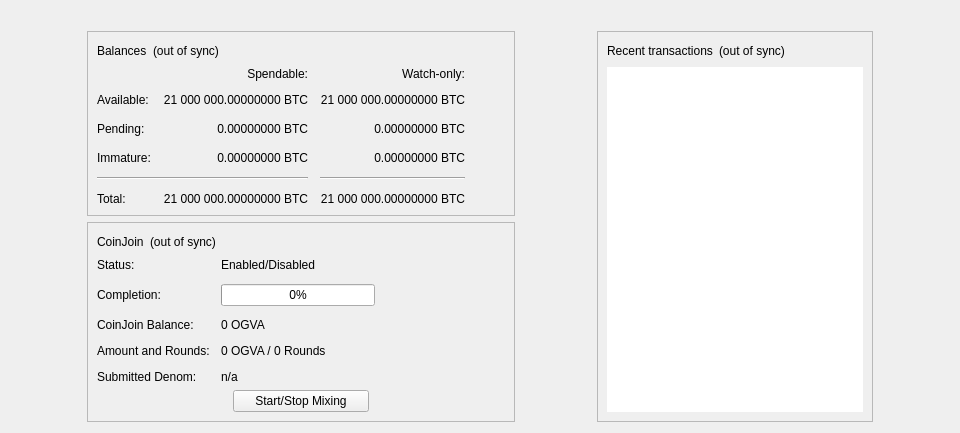
<?xml version="1.0" encoding="UTF-8"?>
<ui version="4.0">
 <class>OverviewPage</class>
 <widget class="QWidget" name="OverviewPage">
  <property name="geometry">
   <rect>
    <x>0</x>
    <y>0</y>
    <width>798</width>
    <height>318</height>
   </rect>
  </property>
  <property name="minimumSize">
   <size>
    <width>960</width>
    <height>0</height>
   </size>
  </property>
  <property name="windowTitle">
   <string>Form</string>
  </property>
  <layout class="QVBoxLayout" name="topLayout">
   <item>
    <widget class="QLabel" name="labelAlerts">
     <property name="visible">
      <bool>false</bool>
     </property>
     <property name="wordWrap">
      <bool>true</bool>
     </property>
     <property name="margin">
      <number>3</number>
     </property>
     <property name="textInteractionFlags">
      <set>Qt::TextSelectableByMouse</set>
     </property>
    </widget>
   </item>
   <item>
    <layout class="QHBoxLayout" name="horizontalLayout" stretch="1,0,1,0,1">
     <item>
      <spacer name="horizontalSpacerLeft">
       <property name="orientation">
        <enum>Qt::Horizontal</enum>
       </property>
       <property name="sizeType">
        <enum>QSizePolicy::Preferred</enum>
       </property>
       <property name="sizeHint" stdset="0">
        <size>
         <width>10</width>
         <height>20</height>
        </size>
       </property>
      </spacer>
     </item>
     <item>
      <layout class="QVBoxLayout" name="verticalLayout_2">
       <item>
        <widget class="QFrame" name="frame">
         <property name="frameShape">
          <enum>QFrame::StyledPanel</enum>
         </property>
         <property name="frameShadow">
          <enum>QFrame::Raised</enum>
         </property>
         <layout class="QVBoxLayout" name="verticalLayout_4">
          <item>
           <layout class="QHBoxLayout" name="horizontalLayout_4">
            <item>
             <widget class="QLabel" name="label_5">
              <property name="text">
               <string>Balances</string>
              </property>
             </widget>
            </item>
            <item>
             <widget class="QLabel" name="labelWalletStatus">
              <property name="toolTip">
               <string>The displayed information may be out of date. Your wallet automatically synchronizes with the Ogva network after a connection is established, but this process has not completed yet.</string>
              </property>
              <property name="text">
               <string notr="true">(out of sync)</string>
              </property>
              <property name="alignment">
               <set>Qt::AlignLeading|Qt::AlignLeft|Qt::AlignVCenter</set>
              </property>
             </widget>
            </item>
            <item>
             <spacer name="horizontalSpacer_3">
              <property name="orientation">
               <enum>Qt::Horizontal</enum>
              </property>
              <property name="sizeHint" stdset="0">
               <size>
                <width>40</width>
                <height>20</height>
               </size>
              </property>
             </spacer>
            </item>
           </layout>
          </item>
          <item>
           <layout class="QGridLayout" name="gridLayout">
            <property name="spacing">
             <number>12</number>
            </property>
            <item row="2" column="2">
             <widget class="QLabel" name="labelWatchPending">
              <property name="cursor">
               <cursorShape>IBeamCursor</cursorShape>
              </property>
              <property name="toolTip">
               <string>Unconfirmed transactions to watch-only addresses</string>
              </property>
              <property name="text">
               <string notr="true">0.00000000 BTC</string>
              </property>
              <property name="alignment">
               <set>Qt::AlignRight|Qt::AlignTrailing|Qt::AlignVCenter</set>
              </property>
              <property name="textInteractionFlags">
               <set>Qt::LinksAccessibleByMouse|Qt::TextSelectableByKeyboard|Qt::TextSelectableByMouse</set>
              </property>
             </widget>
            </item>
            <item row="2" column="1">
             <widget class="QLabel" name="labelUnconfirmed">
              <property name="cursor">
               <cursorShape>IBeamCursor</cursorShape>
              </property>
              <property name="toolTip">
               <string>Total of transactions that have yet to be confirmed, and do not yet count toward the spendable balance</string>
              </property>
              <property name="text">
               <string notr="true">0.00000000 BTC</string>
              </property>
              <property name="alignment">
               <set>Qt::AlignRight|Qt::AlignTrailing|Qt::AlignVCenter</set>
              </property>
              <property name="textInteractionFlags">
               <set>Qt::LinksAccessibleByMouse|Qt::TextSelectableByKeyboard|Qt::TextSelectableByMouse</set>
              </property>
             </widget>
            </item>
            <item row="3" column="2">
             <widget class="QLabel" name="labelWatchImmature">
              <property name="cursor">
               <cursorShape>IBeamCursor</cursorShape>
              </property>
              <property name="toolTip">
               <string>Mined balance in watch-only addresses that has not yet matured</string>
              </property>
              <property name="text">
               <string notr="true">0.00000000 BTC</string>
              </property>
              <property name="alignment">
               <set>Qt::AlignRight|Qt::AlignTrailing|Qt::AlignVCenter</set>
              </property>
              <property name="textInteractionFlags">
               <set>Qt::LinksAccessibleByMouse|Qt::TextSelectableByKeyboard|Qt::TextSelectableByMouse</set>
              </property>
             </widget>
            </item>
            <item row="4" column="0" colspan="2">
             <widget class="Line" name="lineSpendableBalance">
              <property name="orientation">
               <enum>Qt::Horizontal</enum>
              </property>
             </widget>
            </item>
            <item row="4" column="2">
             <widget class="Line" name="lineWatchBalance">
              <property name="sizePolicy">
               <sizepolicy hsizetype="Preferred" vsizetype="Fixed">
                <horstretch>0</horstretch>
                <verstretch>0</verstretch>
               </sizepolicy>
              </property>
              <property name="minimumSize">
               <size>
                <width>140</width>
                <height>0</height>
               </size>
              </property>
              <property name="orientation">
               <enum>Qt::Horizontal</enum>
              </property>
             </widget>
            </item>
            <item row="5" column="0">
             <widget class="QLabel" name="labelTotalText">
              <property name="text">
               <string>Total:</string>
              </property>
             </widget>
            </item>
            <item row="3" column="1">
             <widget class="QLabel" name="labelImmature">
              <property name="cursor">
               <cursorShape>IBeamCursor</cursorShape>
              </property>
              <property name="toolTip">
               <string>Mined balance that has not yet matured</string>
              </property>
              <property name="text">
               <string notr="true">0.00000000 BTC</string>
              </property>
              <property name="alignment">
               <set>Qt::AlignRight|Qt::AlignTrailing|Qt::AlignVCenter</set>
              </property>
              <property name="textInteractionFlags">
               <set>Qt::LinksAccessibleByMouse|Qt::TextSelectableByKeyboard|Qt::TextSelectableByMouse</set>
              </property>
             </widget>
            </item>
            <item row="2" column="3">
             <spacer name="horizontalSpacer_2">
              <property name="orientation">
               <enum>Qt::Horizontal</enum>
              </property>
              <property name="sizeHint" stdset="0">
               <size>
                <width>40</width>
                <height>20</height>
               </size>
              </property>
             </spacer>
            </item>
            <item row="3" column="0">
             <widget class="QLabel" name="labelImmatureText">
              <property name="text">
               <string>Immature:</string>
              </property>
             </widget>
            </item>
            <item row="5" column="1">
             <widget class="QLabel" name="labelTotal">
              <property name="cursor">
               <cursorShape>IBeamCursor</cursorShape>
              </property>
              <property name="toolTip">
               <string>Your current total balance</string>
              </property>
              <property name="text">
               <string notr="true">21 000 000.00000000 BTC</string>
              </property>
              <property name="alignment">
               <set>Qt::AlignRight|Qt::AlignTrailing|Qt::AlignVCenter</set>
              </property>
              <property name="textInteractionFlags">
               <set>Qt::LinksAccessibleByMouse|Qt::TextSelectableByKeyboard|Qt::TextSelectableByMouse</set>
              </property>
             </widget>
            </item>
            <item row="5" column="2">
             <widget class="QLabel" name="labelWatchTotal">
              <property name="cursor">
               <cursorShape>IBeamCursor</cursorShape>
              </property>
              <property name="toolTip">
               <string>Current total balance in watch-only addresses</string>
              </property>
              <property name="text">
               <string notr="true">21 000 000.00000000 BTC</string>
              </property>
              <property name="alignment">
               <set>Qt::AlignRight|Qt::AlignTrailing|Qt::AlignVCenter</set>
              </property>
              <property name="textInteractionFlags">
               <set>Qt::LinksAccessibleByMouse|Qt::TextSelectableByKeyboard|Qt::TextSelectableByMouse</set>
              </property>
             </widget>
            </item>
            <item row="0" column="2">
             <widget class="QLabel" name="labelWatchonly">
              <property name="text">
               <string>Watch-only:</string>
              </property>
              <property name="alignment">
               <set>Qt::AlignRight|Qt::AlignTrailing|Qt::AlignVCenter</set>
              </property>
             </widget>
            </item>
            <item row="1" column="0">
             <widget class="QLabel" name="labelBalanceText">
              <property name="text">
               <string>Available:</string>
              </property>
             </widget>
            </item>
            <item row="1" column="1">
             <widget class="QLabel" name="labelBalance">
              <property name="cursor">
               <cursorShape>IBeamCursor</cursorShape>
              </property>
              <property name="toolTip">
               <string>Your current spendable balance</string>
              </property>
              <property name="text">
               <string notr="true">21 000 000.00000000 BTC</string>
              </property>
              <property name="alignment">
               <set>Qt::AlignRight|Qt::AlignTrailing|Qt::AlignVCenter</set>
              </property>
              <property name="textInteractionFlags">
               <set>Qt::LinksAccessibleByMouse|Qt::TextSelectableByKeyboard|Qt::TextSelectableByMouse</set>
              </property>
             </widget>
            </item>
            <item row="1" column="2">
             <widget class="QLabel" name="labelWatchAvailable">
              <property name="cursor">
               <cursorShape>IBeamCursor</cursorShape>
              </property>
              <property name="toolTip">
               <string>Your current balance in watch-only addresses</string>
              </property>
              <property name="text">
               <string notr="true">21 000 000.00000000 BTC</string>
              </property>
              <property name="alignment">
               <set>Qt::AlignRight|Qt::AlignTrailing|Qt::AlignVCenter</set>
              </property>
              <property name="textInteractionFlags">
               <set>Qt::LinksAccessibleByMouse|Qt::TextSelectableByKeyboard|Qt::TextSelectableByMouse</set>
              </property>
             </widget>
            </item>
            <item row="2" column="0">
             <widget class="QLabel" name="labelPendingText">
              <property name="text">
               <string>Pending:</string>
              </property>
             </widget>
            </item>
            <item row="0" column="1">
             <widget class="QLabel" name="labelSpendable">
              <property name="text">
               <string>Spendable:</string>
              </property>
              <property name="alignment">
               <set>Qt::AlignRight|Qt::AlignTrailing|Qt::AlignVCenter</set>
              </property>
             </widget>
            </item>
           </layout>
          </item>
         </layout>
        </widget>
       </item>
       <item>
        <widget class="QFrame" name="frameCoinJoin">
         <property name="layoutDirection">
          <enum>Qt::LeftToRight</enum>
         </property>
         <property name="frameShape">
          <enum>QFrame::StyledPanel</enum>
         </property>
         <property name="frameShadow">
          <enum>QFrame::Raised</enum>
         </property>
         <layout class="QVBoxLayout" name="VerticalLayout_PS1">
          <item>
           <layout class="QHBoxLayout" name="horizontalLayout_5">
            <item>
             <widget class="QLabel" name="labelCoinJoinHeader">
              <property name="text">
               <string notr="true">CoinJoin</string>
              </property>
             </widget>
            </item>
            <item>
             <widget class="QLabel" name="labelCoinJoinSyncStatus">
              <property name="toolTip">
               <string>The displayed information may be out of date. Your wallet automatically synchronizes with the Ogva network after a connection is established, but this process has not completed yet.</string>
              </property>
              <property name="text">
               <string notr="true">(out of sync)</string>
              </property>
              <property name="alignment">
               <set>Qt::AlignLeading|Qt::AlignLeft|Qt::AlignVCenter</set>
              </property>
             </widget>
            </item>
            <item>
             <spacer name="horizontalSpacer_4">
              <property name="orientation">
               <enum>Qt::Horizontal</enum>
              </property>
              <property name="sizeHint" stdset="0">
               <size>
                <width>40</width>
                <height>20</height>
               </size>
              </property>
             </spacer>
            </item>
           </layout>
          </item>
          <item>
           <layout class="QFormLayout" name="coinJoinFormLayout">
            <property name="fieldGrowthPolicy">
             <enum>QFormLayout::AllNonFixedFieldsGrow</enum>
            </property>
            <property name="horizontalSpacing">
             <number>11</number>
            </property>
            <property name="verticalSpacing">
             <number>12</number>
            </property>
            <item row="0" column="0">
             <widget class="QLabel" name="labelCoinJoinEnabledText">
              <property name="text">
               <string>Status:</string>
              </property>
             </widget>
            </item>
            <item row="0" column="1">
             <widget class="QLabel" name="labelCoinJoinEnabled">
              <property name="text">
               <string>Enabled/Disabled</string>
              </property>
             </widget>
            </item>
            <item row="1" column="0">
             <widget class="QLabel" name="labelCompletitionText">
              <property name="text">
               <string>Completion:</string>
              </property>
             </widget>
            </item>
            <item row="1" column="1">
             <widget class="QProgressBar" name="coinJoinProgress">
              <property name="maximumSize">
               <size>
                <width>154</width>
                <height>16777215</height>
               </size>
              </property>
              <property name="value">
               <number>0</number>
              </property>
             </widget>
            </item>
            <item row="2" column="0">
             <widget class="QLabel" name="labelAnonymizedText">
              <property name="text">
               <string notr="true">CoinJoin Balance:</string>
              </property>
             </widget>
            </item>
            <item row="2" column="1">
             <widget class="QLabel" name="labelAnonymized">
              <property name="text">
               <string notr="true">0 OGVA</string>
              </property>
             </widget>
            </item>
            <item row="3" column="0">
             <widget class="QLabel" name="labelAmountAndRoundsText">
              <property name="text">
               <string>Amount and Rounds:</string>
              </property>
             </widget>
            </item>
            <item row="3" column="1">
             <widget class="QLabel" name="labelAmountRounds">
              <property name="text">
               <string>0 OGVA / 0 Rounds</string> <!-- //Cunit-->
              </property>
             </widget>
            </item>
            <item row="4" column="0">
             <widget class="QLabel" name="labelSubmittedDenomText">
              <property name="text">
               <string>Submitted Denom:</string>
              </property>
             </widget>
            </item>
            <item row="4" column="1">
             <widget class="QLabel" name="labelSubmittedDenom">
              <property name="toolTip">
               <string>The denominations you submitted to the Masternode.&lt;br&gt;To mix, other users must submit the exact same denominations.</string>
              </property>
              <property name="text">
               <string>n/a</string>
              </property>
              <property name="wordWrap">
               <bool>true</bool>
              </property>
             </widget>
            </item>
           </layout>
          </item>
          <item>
           <layout class="QVBoxLayout" name="VerticalLayout_PS">
            <item>
             <layout class="QHBoxLayout" name="horizontalLayout_3">
              <property name="topMargin">
               <number>0</number>
              </property>
              <item>
               <spacer name="horizontalSpacer_5">
                <property name="orientation">
                 <enum>Qt::Horizontal</enum>
                </property>
                <property name="sizeHint" stdset="0">
                 <size>
                  <width>40</width>
                  <height>20</height>
                 </size>
                </property>
               </spacer>
              </item>
              <item>
               <widget class="QPushButton" name="toggleCoinJoin">
                <property name="sizePolicy">
                 <sizepolicy hsizetype="MinimumExpanding" vsizetype="Fixed">
                  <horstretch>0</horstretch>
                  <verstretch>0</verstretch>
                 </sizepolicy>
                </property>
                <property name="text">
                 <string>Start/Stop Mixing</string>
                </property>
               </widget>
              </item>
              <item>
               <spacer name="horizontalSpacer_6">
                <property name="orientation">
                 <enum>Qt::Horizontal</enum>
                </property>
                <property name="sizeHint" stdset="0">
                 <size>
                  <width>40</width>
                  <height>20</height>
                 </size>
                </property>
               </spacer>
              </item>
             </layout>
            </item>
            <item>
             <spacer name="verticalSpacer_3">
              <property name="orientation">
               <enum>Qt::Vertical</enum>
              </property>
              <property name="sizeHint" stdset="0">
               <size>
                <width>20</width>
                <height>40</height>
               </size>
              </property>
             </spacer>
            </item>
           </layout>
          </item>
         </layout>
        </widget>
       </item>
       <item>
        <spacer name="verticalSpacer">
         <property name="orientation">
          <enum>Qt::Vertical</enum>
         </property>
         <property name="sizeHint" stdset="0">
          <size>
           <width>20</width>
           <height>40</height>
          </size>
         </property>
        </spacer>
       </item>
      </layout>
     </item>
     <item>
      <spacer name="horizontalSpacerCenter">
       <property name="orientation">
        <enum>Qt::Horizontal</enum>
       </property>
       <property name="sizeHint" stdset="0">
        <size>
         <width>10</width>
         <height>20</height>
        </size>
       </property>
      </spacer>
     </item>
     <item>
      <layout class="QVBoxLayout" name="verticalLayout_3">
       <item>
        <widget class="QFrame" name="frame_2">
         <property name="frameShape">
          <enum>QFrame::StyledPanel</enum>
         </property>
         <property name="frameShadow">
          <enum>QFrame::Raised</enum>
         </property>
         <layout class="QVBoxLayout" name="verticalLayout">
          <item>
           <layout class="QHBoxLayout" name="horizontalLayout_2">
            <item>
             <widget class="QLabel" name="label_4">
              <property name="text">
               <string>Recent transactions</string>
              </property>
             </widget>
            </item>
            <item>
             <widget class="QLabel" name="labelTransactionsStatus">
              <property name="toolTip">
               <string>The displayed information may be out of date. Your wallet automatically synchronizes with the Ogva network after a connection is established, but this process has not completed yet.</string>
              </property>
              <property name="text">
               <string notr="true">(out of sync)</string>
              </property>
              <property name="alignment">
               <set>Qt::AlignLeading|Qt::AlignLeft|Qt::AlignVCenter</set>
              </property>
             </widget>
            </item>
            <item>
             <spacer name="horizontalSpacer">
              <property name="orientation">
               <enum>Qt::Horizontal</enum>
              </property>
              <property name="sizeHint" stdset="0">
               <size>
                <width>40</width>
                <height>20</height>
               </size>
              </property>
             </spacer>
            </item>
           </layout>
          </item>
          <item>
           <widget class="QListView" name="listTransactions">
            <property name="frameShape">
             <enum>QFrame::NoFrame</enum>
            </property>
            <property name="verticalScrollBarPolicy">
             <enum>Qt::ScrollBarAlwaysOff</enum>
            </property>
            <property name="horizontalScrollBarPolicy">
             <enum>Qt::ScrollBarAlwaysOff</enum>
            </property>
            <property name="selectionMode">
             <enum>QAbstractItemView::NoSelection</enum>
            </property>
           </widget>
          </item>
         </layout>
        </widget>
       </item>
      </layout>
     </item>
     <item>
      <spacer name="horizontalSpacerRight">
       <property name="orientation">
        <enum>Qt::Horizontal</enum>
       </property>
       <property name="sizeType">
        <enum>QSizePolicy::Preferred</enum>
       </property>
       <property name="sizeHint" stdset="0">
        <size>
         <width>10</width>
         <height>20</height>
        </size>
       </property>
      </spacer>
     </item>
    </layout>
   </item>
  </layout>
 </widget>
 <resources/>
 <connections/>
</ui>
